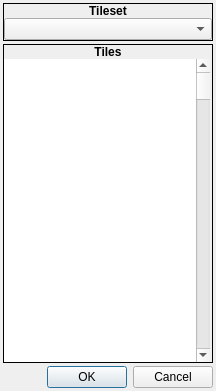
<?xml version="1.0" encoding="UTF-8"?>
<ui version="4.0">
 <class>TileChooser</class>
 <widget class="QDialog" name="TileChooser">
  <property name="windowModality">
   <enum>Qt::ApplicationModal</enum>
  </property>
  <property name="geometry">
   <rect>
    <x>0</x>
    <y>0</y>
    <width>216</width>
    <height>391</height>
   </rect>
  </property>
  <property name="minimumSize">
   <size>
    <width>216</width>
    <height>0</height>
   </size>
  </property>
  <property name="maximumSize">
   <size>
    <width>216</width>
    <height>16777215</height>
   </size>
  </property>
  <property name="windowTitle">
   <string>Tiles</string>
  </property>
  <property name="windowIcon">
   <iconset resource="gui_icons.qrc">
    <normaloff>:/icons/openrpgmaker.png</normaloff>:/icons/openrpgmaker.png</iconset>
  </property>
  <property name="styleSheet">
   <string notr="true">.QFrame
{
	border-width: 1px;
	border-style: solid;
	border-color: palette(window-text);
}

.QFrame&gt;QLabel
{
	border-width: 0px;
	background-color: palette(window-text);
	color: palette(window);
	font-weight: bold;
}

.QFrame&gt;QCheckBox
{
	background-color: palette(window-text);
	border-width: 0px;
	border-style: none;
	color: palette(window);
	spacing: 3px;
	font-weight: bold;
	padding: 0px 0px 0px 3px;
}

.QFrame&gt;QCheckBox::indicator
{
	min-width: 8px;
	max-width: 8px;
	min-height: 8px;
	max-height: 8px;
	width: 8px;
	height: 8px;
	border-width: 2px;
	border-radius: 0px;
	border-style: ridge;
	border-color: palette(mid);
}

.QFrame&gt;QCheckBox::indicator:unchecked
{
	background-color: palette(base);
}

.QFrame&gt;QCheckBox::indicator:checked
{
	background-color: palette(window-text);
}

.QFrame&gt;QCheckBox::indicator:hover
{
	border-color: palette(highlight);
}</string>
  </property>
  <layout class="QVBoxLayout" name="verticalLayout_3">
   <property name="spacing">
    <number>3</number>
   </property>
   <property name="margin">
    <number>3</number>
   </property>
   <item>
    <widget class="QFrame" name="frame_2">
     <property name="sizePolicy">
      <sizepolicy hsizetype="Preferred" vsizetype="Fixed">
       <horstretch>0</horstretch>
       <verstretch>0</verstretch>
      </sizepolicy>
     </property>
     <property name="frameShape">
      <enum>QFrame::Box</enum>
     </property>
     <property name="frameShadow">
      <enum>QFrame::Plain</enum>
     </property>
     <layout class="QVBoxLayout" name="verticalLayout_2">
      <property name="spacing">
       <number>0</number>
      </property>
      <property name="margin">
       <number>0</number>
      </property>
      <item>
       <widget class="QLabel" name="label_2">
        <property name="sizePolicy">
         <sizepolicy hsizetype="Preferred" vsizetype="Fixed">
          <horstretch>0</horstretch>
          <verstretch>0</verstretch>
         </sizepolicy>
        </property>
        <property name="font">
         <font>
          <weight>75</weight>
          <bold>true</bold>
         </font>
        </property>
        <property name="text">
         <string>Tileset</string>
        </property>
        <property name="alignment">
         <set>Qt::AlignCenter</set>
        </property>
       </widget>
      </item>
      <item>
       <widget class="QComboBox" name="cboxTilesets"/>
      </item>
     </layout>
    </widget>
   </item>
   <item>
    <widget class="QFrame" name="frame">
     <property name="frameShape">
      <enum>QFrame::Box</enum>
     </property>
     <property name="frameShadow">
      <enum>QFrame::Plain</enum>
     </property>
     <layout class="QVBoxLayout" name="verticalLayout">
      <property name="spacing">
       <number>0</number>
      </property>
      <property name="margin">
       <number>0</number>
      </property>
      <item>
       <widget class="QLabel" name="label">
        <property name="sizePolicy">
         <sizepolicy hsizetype="Preferred" vsizetype="Fixed">
          <horstretch>0</horstretch>
          <verstretch>0</verstretch>
         </sizepolicy>
        </property>
        <property name="font">
         <font>
          <weight>75</weight>
          <bold>true</bold>
         </font>
        </property>
        <property name="text">
         <string>Tiles</string>
        </property>
        <property name="alignment">
         <set>Qt::AlignCenter</set>
        </property>
       </widget>
      </item>
      <item>
       <widget class="QWidget" name="widget" native="true">
        <layout class="QHBoxLayout" name="horizontalLayout">
         <property name="spacing">
          <number>0</number>
         </property>
         <property name="margin">
          <number>0</number>
         </property>
         <item>
          <widget class="TileView" name="gvTileView">
           <property name="sizePolicy">
            <sizepolicy hsizetype="Fixed" vsizetype="Expanding">
             <horstretch>0</horstretch>
             <verstretch>0</verstretch>
            </sizepolicy>
           </property>
           <property name="minimumSize">
            <size>
             <width>192</width>
             <height>0</height>
            </size>
           </property>
           <property name="maximumSize">
            <size>
             <width>192</width>
             <height>16777215</height>
            </size>
           </property>
           <property name="frameShape">
            <enum>QFrame::NoFrame</enum>
           </property>
           <property name="verticalScrollBarPolicy">
            <enum>Qt::ScrollBarAlwaysOff</enum>
           </property>
           <property name="horizontalScrollBarPolicy">
            <enum>Qt::ScrollBarAlwaysOff</enum>
           </property>
           <property name="alignment">
            <set>Qt::AlignHCenter|Qt::AlignTop</set>
           </property>
          </widget>
         </item>
         <item>
          <widget class="QScrollBar" name="sbTileView">
           <property name="orientation">
            <enum>Qt::Vertical</enum>
           </property>
          </widget>
         </item>
        </layout>
       </widget>
      </item>
     </layout>
    </widget>
   </item>
   <item>
    <widget class="QDialogButtonBox" name="buttonBox">
     <property name="orientation">
      <enum>Qt::Horizontal</enum>
     </property>
     <property name="standardButtons">
      <set>QDialogButtonBox::Cancel|QDialogButtonBox::Ok</set>
     </property>
    </widget>
   </item>
  </layout>
 </widget>
 <customwidgets>
  <customwidget>
   <class>TileView</class>
   <extends>QGraphicsView</extends>
   <header>tileview.h</header>
  </customwidget>
 </customwidgets>
 <resources>
  <include location="gui_icons.qrc"/>
 </resources>
 <connections>
  <connection>
   <sender>buttonBox</sender>
   <signal>accepted()</signal>
   <receiver>TileChooser</receiver>
   <slot>accept()</slot>
   <hints>
    <hint type="sourcelabel">
     <x>248</x>
     <y>254</y>
    </hint>
    <hint type="destinationlabel">
     <x>157</x>
     <y>274</y>
    </hint>
   </hints>
  </connection>
  <connection>
   <sender>buttonBox</sender>
   <signal>rejected()</signal>
   <receiver>TileChooser</receiver>
   <slot>reject()</slot>
   <hints>
    <hint type="sourcelabel">
     <x>316</x>
     <y>260</y>
    </hint>
    <hint type="destinationlabel">
     <x>286</x>
     <y>274</y>
    </hint>
   </hints>
  </connection>
 </connections>
</ui>
